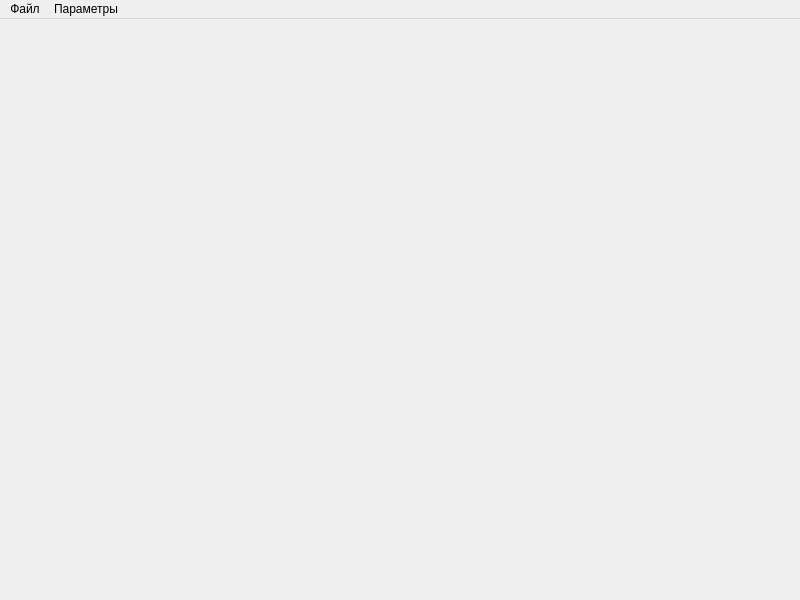
<?xml version="1.0" encoding="UTF-8"?>
<ui version="4.0">
 <class>MainWindow</class>
 <widget class="QMainWindow" name="MainWindow">
  <property name="geometry">
   <rect>
    <x>0</x>
    <y>0</y>
    <width>800</width>
    <height>600</height>
   </rect>
  </property>
  <property name="windowTitle">
   <string>MainWindow</string>
  </property>
  <widget class="QWidget" name="centralwidget">
   <widget class="QWidget" name="horizontalLayoutWidget">
    <property name="geometry">
     <rect>
      <x>9</x>
      <y>9</y>
      <width>781</width>
      <height>561</height>
     </rect>
    </property>
    <layout class="QHBoxLayout" name="horizontalLayout"/>
   </widget>
  </widget>
  <widget class="QMenuBar" name="menubar">
   <property name="geometry">
    <rect>
     <x>0</x>
     <y>0</y>
     <width>800</width>
     <height>22</height>
    </rect>
   </property>
   <widget class="QMenu" name="menu">
    <property name="title">
     <string>Файл</string>
    </property>
    <addaction name="action"/>
   </widget>
   <widget class="QMenu" name="menu_2">
    <property name="title">
     <string>Параметры</string>
    </property>
    <addaction name="action_2"/>
   </widget>
   <addaction name="menu"/>
   <addaction name="menu_2"/>
  </widget>
  <action name="action">
   <property name="text">
    <string>Новая система</string>
   </property>
  </action>
  <action name="action_2">
   <property name="text">
    <string>Параметры системы</string>
   </property>
  </action>
 </widget>
 <resources/>
 <connections/>
</ui>
